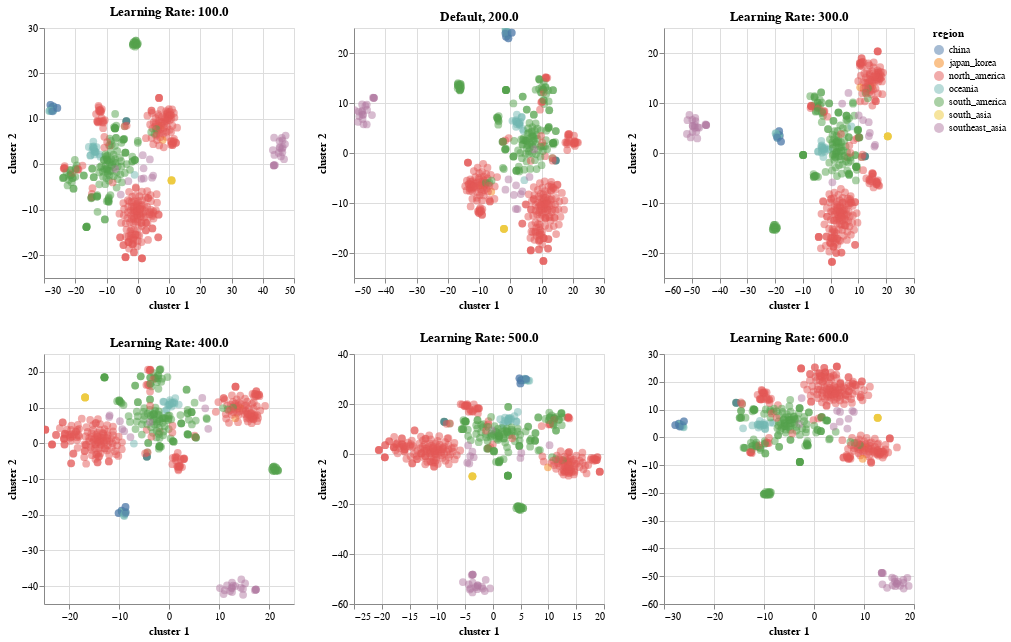

Here is the notebook cell this chart was saved with:
### Code cell
import altair as alt

TSNE1 = alt.Chart(merged_df1).mark_circle(size=60).encode(
    x='cluster 1',
    y='cluster 2',
    opacity=alt.value(0.5),
    color='region',
    tooltip=['strain', 'region']
).properties(width=250,height=250,title="Default, 200.0").interactive()

TSNE2 = alt.Chart(merged_df2).mark_circle(size=60).encode(
    x='cluster 1',
    y='cluster 2',
    opacity=alt.value(0.5),
    color='region',
    tooltip=['strain', 'region']
).properties(width=250,height=250,title="Learning Rate: 100.0").interactive()

TSNE3 = alt.Chart(merged_df3).mark_circle(size=60).encode(
    x='cluster 1',
    y='cluster 2',
    opacity=alt.value(0.5),
    color='region',
    tooltip=['strain', 'region']
).properties(width=250,height=250,title = "Learning Rate: 300.0").interactive()

TSNE4 = alt.Chart(merged_df4).mark_circle(size=60).encode(
    x='cluster 1',
    y='cluster 2',
    opacity=alt.value(0.5),
    color='region',
    tooltip=['strain', 'region']
).properties(width=250,height=250,title = "Learning Rate: 400.0").interactive()

TSNE5 = alt.Chart(merged_df5).mark_circle(size=60).encode(
    x='cluster 1',
    y='cluster 2',
    opacity=alt.value(0.5),
    color='region',
    tooltip=['strain', 'region']
).properties(width=250,height=250,title = "Learning Rate: 500.0").interactive()

TSNE6 = alt.Chart(merged_df6).mark_circle(size=60).encode(
    x='cluster 1',
    y='cluster 2',
    opacity=alt.value(0.5),
    color='region',
    tooltip=['strain', 'region']
).properties(width=250,height=250, title = "Learning Rate: 600.0").interactive()

chart1 = TSNE2|TSNE1|TSNE3
chart2 = TSNE4|TSNE5|TSNE6
chart3 = alt.vconcat(chart1,chart2)
chart3.save('../Docs/TSNELearningRates.html')
chart3

### Figure 1 — Vega-Lite specification as saved in the notebook (floating-point values rounded to 4 significant figures; data arrays with more than 128 entries replaced by an {"elided": "..."} marker saying what was removed)
{"$schema": "https://vega.github.io/schema/vega-lite/v3.3.0.json", "config": {"mark": {"tooltip": null}, "view": {"height": 300, "width": 400}}, "datasets": {"data-3fe40a3cf157503152c76e81d29097cd": {"elided": "486 records"}, "data-6f6c25cf2a7818f215b65dfe1504cc80": {"elided": "486 records"}, "data-b09b2d6ed3c332adeb09505c6a6fccd3": {"elided": "486 records"}, "data-d661a548fd6a2ba30bff090269b61426": {"elided": "486 records"}, "data-e5ce43cfc680749c813516f628a5ccfe": {"elided": "486 records"}, "data-e96c05fa4510f7d51cee88a4a9c62e70": {"elided": "486 records"}}, "vconcat": [{"hconcat": [{"data": {"name": "data-b09b2d6ed3c332adeb09505c6a6fccd3"}, "encoding": {"color": {"field": "region", "type": "nominal"}, "opacity": {"value": 0.5}, "tooltip": [{"field": "strain", "type": "nominal"}, {"field": "region", "type": "nominal"}], "x": {"field": "cluster 1", "type": "quantitative"}, "y": {"field": "cluster 2", "type": "quantitative"}}, "height": 250, "mark": {"size": 60, "type": "circle"}, "selection": {"selector132": {"bind": "scales", "encodings": ["x", "y"], "type": "interval"}}, "title": "Learning Rate: 100.0", "width": 250}, {"data": {"name": "data-e5ce43cfc680749c813516f628a5ccfe"}, "encoding": {"color": {"field": "region", "type": "nominal"}, "opacity": {"value": 0.5}, "tooltip": [{"field": "strain", "type": "nominal"}, {"field": "region", "type": "nominal"}], "x": {"field": "cluster 1", "type": "quantitative"}, "y": {"field": "cluster 2", "type": "quantitative"}}, "height": 250, "mark": {"size": 60, "type": "circle"}, "selection": {"selector131": {"bind": "scales", "encodings": ["x", "y"], "type": "interval"}}, "title": "Default, 200.0", "width": 250}, {"data": {"name": "data-d661a548fd6a2ba30bff090269b61426"}, "encoding": {"color": {"field": "region", "type": "nominal"}, "opacity": {"value": 0.5}, "tooltip": [{"field": "strain", "type": "nominal"}, {"field": "region", "type": "nominal"}], "x": {"field": "cluster 1", "type": "quantitative"}, "y": {"field": "cluster 2", "type": "quantitative"}}, "height": 250, "mark": {"size": 60, "type": "circle"}, "selection": {"selector133": {"bind": "scales", "encodings": ["x", "y"], "type": "interval"}}, "title": "Learning Rate: 300.0", "width": 250}]}, {"hconcat": [{"data": {"name": "data-e96c05fa4510f7d51cee88a4a9c62e70"}, "encoding": {"color": {"field": "region", "type": "nominal"}, "opacity": {"value": 0.5}, "tooltip": [{"field": "strain", "type": "nominal"}, {"field": "region", "type": "nominal"}], "x": {"field": "cluster 1", "type": "quantitative"}, "y": {"field": "cluster 2", "type": "quantitative"}}, "height": 250, "mark": {"size": 60, "type": "circle"}, "selection": {"selector134": {"bind": "scales", "encodings": ["x", "y"], "type": "interval"}}, "title": "Learning Rate: 400.0", "width": 250}, {"data": {"name": "data-3fe40a3cf157503152c76e81d29097cd"}, "encoding": {"color": {"field": "region", "type": "nominal"}, "opacity": {"value": 0.5}, "tooltip": [{"field": "strain", "type": "nominal"}, {"field": "region", "type": "nominal"}], "x": {"field": "cluster 1", "type": "quantitative"}, "y": {"field": "cluster 2", "type": "quantitative"}}, "height": 250, "mark": {"size": 60, "type": "circle"}, "selection": {"selector135": {"bind": "scales", "encodings": ["x", "y"], "type": "interval"}}, "title": "Learning Rate: 500.0", "width": 250}, {"data": {"name": "data-6f6c25cf2a7818f215b65dfe1504cc80"}, "encoding": {"color": {"field": "region", "type": "nominal"}, "opacity": {"value": 0.5}, "tooltip": [{"field": "strain", "type": "nominal"}, {"field": "region", "type": "nominal"}], "x": {"field": "cluster 1", "type": "quantitative"}, "y": {"field": "cluster 2", "type": "quantitative"}}, "height": 250, "mark": {"size": 60, "type": "circle"}, "selection": {"selector136": {"bind": "scales", "encodings": ["x", "y"], "type": "interval"}}, "title": "Learning Rate: 600.0", "width": 250}]}]}
